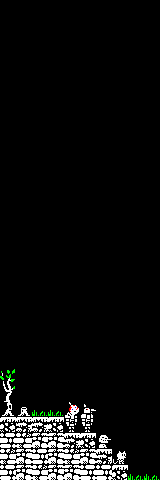

The image is a tile-based game level rendered from a .tmx file. Its description and complete source (layers, tilesets, objects, tile grids) follow:
An orthogonal 10x30 tile map with 16x16 px tiles, 1 tile layer (Kachelebene 1).

<map version="1.2" tiledversion="1.3.3" orientation="orthogonal" renderorder="right-down" width="10" height="30" tilewidth="16" tileheight="16" infinite="0" nextlayerid="2" nextobjectid="1">
 <tileset firstgid="1" source="myPONG.tsx" />
 <layer id="1" name="Kachelebene 1" width="10" height="30">
  <data encoding="csv">
207,207,207,207,207,207,207,207,207,207,
207,207,207,207,207,207,207,207,207,207,
207,207,207,207,207,207,207,207,207,207,
207,207,207,207,207,207,207,207,207,207,
207,207,207,207,207,207,207,207,207,207,
207,207,207,207,207,207,207,207,207,207,
207,207,207,207,207,207,207,207,207,207,
207,207,207,207,207,207,207,207,207,207,
207,207,207,207,207,207,207,207,207,207,
207,207,207,207,207,207,207,207,207,207,
207,207,207,207,207,207,207,207,207,207,
207,207,207,207,207,207,207,207,207,207,
207,207,207,207,207,207,207,207,207,207,
207,207,207,207,207,207,207,207,207,207,
207,207,207,207,207,207,207,207,207,207,
207,207,207,207,207,207,207,207,207,207,
207,207,207,207,207,207,207,207,207,207,
207,207,207,207,207,207,207,207,207,207,
207,207,207,207,207,207,207,207,207,207,
207,207,207,207,207,207,207,207,207,207,
207,207,207,207,207,207,207,207,207,207,
207,207,207,207,207,207,207,207,207,207,
207,207,207,207,207,207,207,207,207,207,
762,207,207,207,207,207,207,207,207,207,
826,207,207,207,207,207,207,207,207,207,
890,892,629,629,824,888,207,207,207,207,
947,946,946,947,952,952,207,207,207,207,
1009,1010,1011,1011,946,947,755,207,207,207,
1010,1011,1009,1011,1010,1011,946,691,207,207,
1009,1011,1010,1011,1011,1009,1009,947,629,629
</data>
 </layer>
</map>
